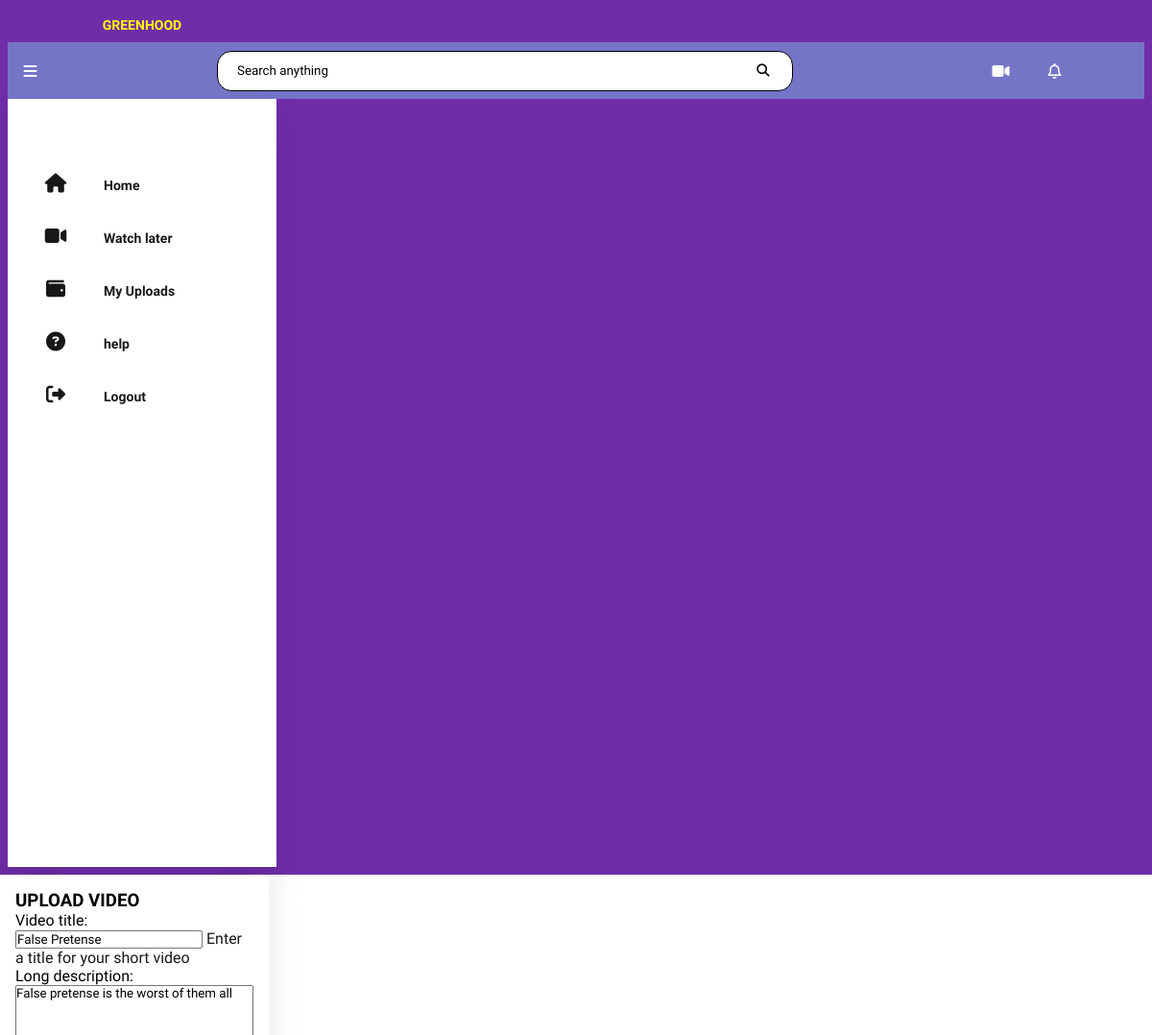
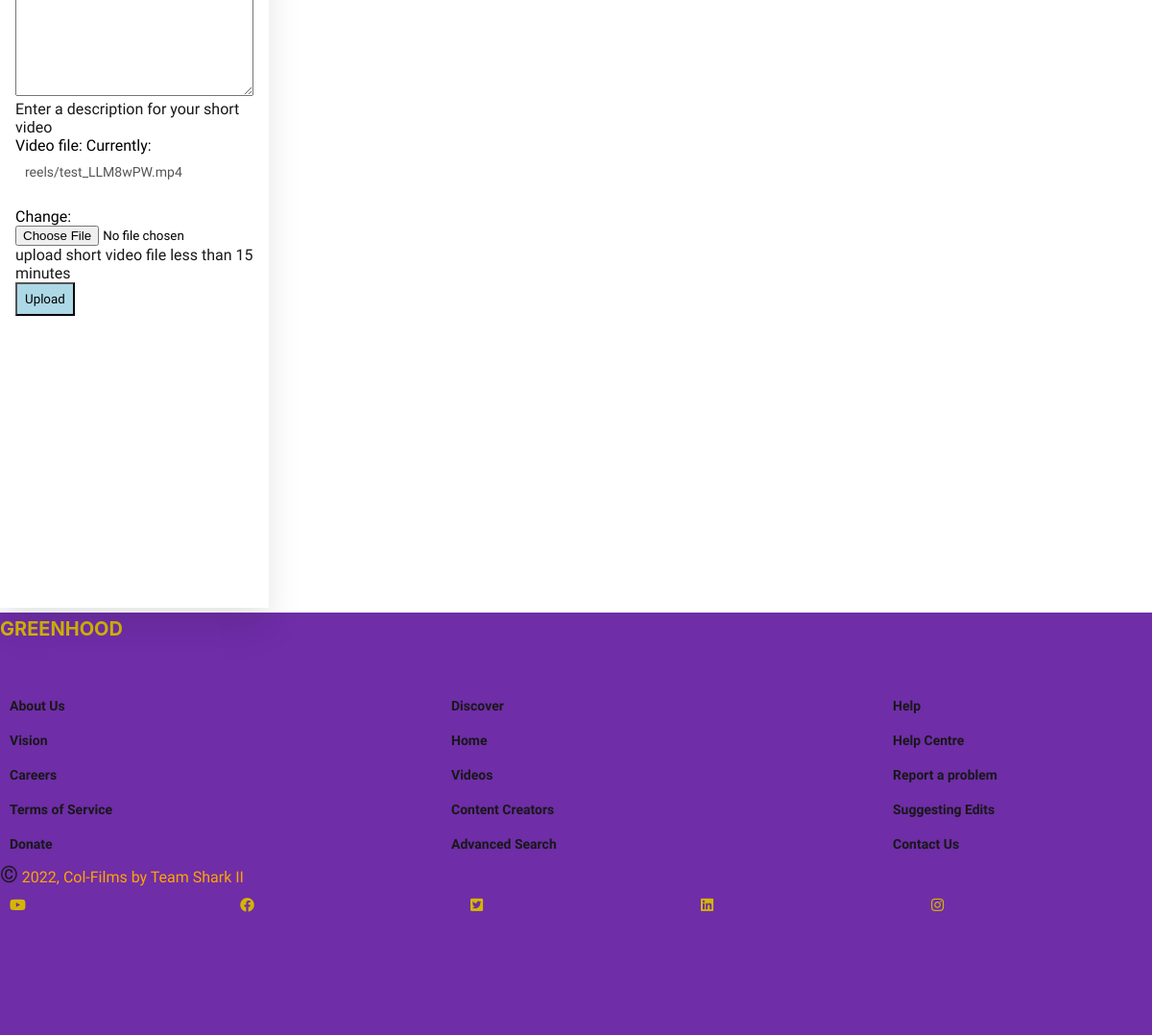
The page /updateupload/12 (signed in) on the database its author committed (2 pictures, top to bottom).
### core/models.py (models this page shows, shortened)
class Reel(models.Model):
    uploader = models.ForeignKey(
        settings.AUTH_USER_MODEL, blank=True, verbose_name=_("uploaded by"),
        on_delete=models.CASCADE
    )
    title = models.CharField(
        _("video title"), max_length=255,
        help_text=_("Enter a title for your short video")
    )
    description = models.TextField(
        _("long description"),
        help_text=_("Enter a description for your short video")
    )
    category = models.ForeignKey(
        Category, on_delete=models.CASCADE,
verbose_name=_("video category"), null=True,
        help_text=_("choose a category for your short video")
    )
    cover_thumbnail = models.FileField(
        _("video cover"), upload_to="reels/cover", help_text=_("cover image"),
        null=True, blank=True, validators=[
            FileExtensionValidator(allowed_extensions=['jpg', 'jpeg', 'png'])
        ]
    )
    video = models.FileField(
        _("video file"), upload_to='reels', max_length=100,
        help_text=_("upload short video file less than 15 minutes"),
        validators=[FileExtensionValidator(allowed_extensions=[
            'MOV', 'avi', 'mp4', 'webm', 'mkv'
        ])]
    )
    published = models.BooleanField(
        _("published status"), default=False,
        help_text=_("Designates whether video has been published."),
    )
    date_posted = models.DateTimeField(
        _("date uploaded"), default=timezone.now,
        help_text="date video was uploaded"
    )
    class Meta:
        ordering = ['-date_posted', 'title']

### core/views.py (the view, shortened to what this page needs)
# urls.py: path('updateupload/<int:pk>', views.UpdateUpload.as_view(), name ='updateupload'),
class UpdateUpload(LoginRequiredMixin,  UpdateView):
    model = Reel
    fields = ['title', 'description', 'video']
    template_name = 'upload.html'
    redirect_authenticated_user = True

### core/templates/upload.html (shortened to what this page needs)
<!DOCTYPE html>
<html lang="en">
<head>
    <link rel="stylesheet" href="https://cdnjs.cloudflare.com/ajax/libs/font-awesome/6.2.1/css/all.min.css"
 />
    <link rel="stylesheet" href="up.css">
</head>
<body>
  <header style="background: #6f2da8; padding: 0.5em;">
  <h1 style="text-align: center; color: yellow;"><a style='color: yellow;' href="{% url 'index' %}">GREENHOOD</a></h1>
    <div class="container">
        <nav>
            <i class="fa fa-bars menu" aria-hidden="true"></i>
            <div class="search-bar">
                <input type="text" placeholder="Search anything" name="Q" class="search-txt">
                <button type="submit"><i class="fa fa-search" aria-hidden="true"></i></button>
            </div>
            <div class="profile">
                <i class="fa fa-video-camera alarm" aria-hidden="true"></i>
                <i class="fa-regular fa-bell"></i>
            </div>
        </nav>
    </div>
    <div class="container">
        <section>
            <ul>
                <li><a href="{% url 'index' %}"><i class="fas fa-home"></i>
                        <span class="nav-item">Home</span></i>
                    </a>
                </li>
                <li><a href="{% url 'dash' %}"><i class="fas fa fa-video-camera" aria-hidden="true"></i>
                        <span class="nav-item">Watch later</span>
                    </a>
                </li>
                <li><a href="{% url 'myvideos' %}"><i class="fas fa-wallet"></i>
                        <span class="nav-item">My Uploads</span>
                    </a>
                </li>
                <li><a href=""><i class="fas fa-question-circle"></i>
                        <span class="nav-item">help</span>
                    </a>
                </li>
                <li><a href="{% url 'logout' %}" class="logout"><i class="fas fa-sign-out-alt"></i>
                        <span class="nav-item">Logout</span>
                    </a>
                </li>
            </ul>
        </section>
      </header>
<section style="padding: 1em;">
                <h3>
                    UPLOAD VIDEO
                </h3>
                <form method="post" enctype ="multipart/form-data">
                 {{form.as_p}}
                 <button type='submit' style="padding: 0.6em; background: lightblue; color: black;"> Upload</button>
             </form>
            </section>
           </body>
 <footer style="background-color: #6f2da8;">
    <div class="logo">GREENHOOD</div>
    <div class="column_container">
      <div class="column">
        <ul>
          <li><a href="">About Us</a></li>
          <li><a href="">Vision</a></li>
          <li><a href="">Careers</a></li>
          <li><a href="">Terms of Service</a></li>
          <li><a href="">Donate</a></li>
        </ul>
      </div>
      <div class="column">
        <ul>
          <li><a href="">Discover</a></li>
          <li><a href="">Home</a></li>
          <li><a href="">Videos</a></li>
          <li><a href="">Content Creators</a></li>
          <li><a href="">Advanced Search</a></li>
        </ul>
      </div>
      <div class="column">
        <ul>
          <li><a href="">Help</a></li>
          <li><a href="">Help Centre</a></li>
          <li><a href="">Report a problem</a></li>
          <li><a href="">Suggesting Edits</a></li>
          <li><a href="">Contact Us</a></li>
        </ul>
      </div>
    </div>
    <div class="copyright_and_brand_icons">
      <div class="copyright">
        <span>&copy</span> 2022, Col-Films by Team Shark II
      </div>
      <div class="brand_icons">
        <a href="#"><i class="fa-brands fa-youtube"></i></a>
        <a href="#"><i class="fa-brands fa-facebook"></i></a>
        <a href="#"><i class="fa-brands fa-square-twitter"></i></i></a>
        <a href="#"><i class="fa-brands fa-linkedin"></i></a>
        <a href="#"><i class="fa-brands fa-instagram"></i></i></a>
      </div>
    </div>
</footer>
</html>

### core/templates/up.css (style rules this page uses)
* { margin: 0; padding: 0; box-sizing: border-box; font-family: "Kumbh Sans", sans-serif; max-width: 100%; }
:root { --primary-color: #000072; --primary-color-2: #2121a8; --primary-color-3: #7575c7; --secondary-color: #e1c202; --secondary-color-2: #eedc6e; --secondary-color-3: #efe6ae; --tertiary-color: #a1bcc7; --tertiary-color-2: #181818; --tertiary-color-3: #858585; --tertiary-color-4: #b8b8b8; --background: #ffffff; --logo-color: #d4b600; }
nav { width: 100%; margin: 0px 0px; display: flex; justify-content: space-between; align-items: center; padding: 0.1rem; background: var(--primary-color-3); }
nav .menu { margin-left: 15px; }
.profile { display: flex; align-items: center; margin-right: 15px; }
.profile i, .menu { color: var(--background); }
.alarm, .fa-regular { margin: 20px; }
span { color: var(--tertiary-color-2); }
.search-bar { display: flex; border: 1px solid; justify-content: space-between; width: 600px; border-radius: 15px; padding: 10px 20px; background: var(--background); }
::placeholder { color: #000; }
.search-bar .search-txt { border: none; background: none; outline: none; }
.search-bar button { background: transparent; color: #000; border: 0; width: 20px; height: 20px; border-radius: 50%; cursor: pointer; }
.container { display: flex; }
section { position: relative; top: 0; bottom: 0; left: 0; height: 100vh; background: #fff; width: 280px; overflow: hidden; box-shadow: 0px 20px 35px rgba(0, 0, 0, 0.1); }
a { position: relative; color: rgb(85, 85, 83); font-size: 14px; display: table; width: 280px; padding: 10px; text-decoration: none; }
section .fas { position: relative; width: 80px; height: 25px; top: 18px; font-size: 20px; text-align: center; }
section ul li { margin-bottom: 10px; }
.nav-item { position: relative; top: 18px; margin-left: 10px; }
.logout { position: absolute; }
footer { bottom: 0; margin-top: 5px; padding-top: 5px; background: var(--primary-color-3); height: 55vh; overflow: fixed; }
footer .logo { font-family: "Inter", sans-serif; color: var(--logo-color); font-size: 20px; font-weight: 700; }
.column_container { width: 100%; display: flex; flex-direction: row; justify-content: space-between; align-items: center; margin: auto; position: relative; bottom: 0; }
ul { margin-top: 50px; }
li { list-style: none; }
li:nth-child(1) { font-size: 20px; font-weight: 700; }
li a:nth-child(1) { font-weight: 700; }
li a { text-decoration: none; color: var(--tertiary-color-2); font-weight: 400; }
.copyright { color: orange; }
.copyright span { font-size: 24px; }
.brand_icons { display: flex; }
.brand_icons i { color: var(--logo-color); font-size: 15px; }

### core/templates/upload.html (style rules this page uses)
footer { bottom: 0; margin-top: 5px; padding-top: 5px; background: var(--primary-color-3); height: 55vh; overflow: fixed; }
footer .logo { font-family: "Inter", sans-serif; color: var(--logo-color); font-size: 20px; font-weight: 700; }
.column_container { width: 100%; display: flex; flex-direction: row; justify-content: space-between; align-items: center; margin: auto; position: relative; bottom: 0; }
ul { margin-top: 50px; }
li { list-style: none; }
li:nth-child(1) { font-size: 20px; font-weight: 700; }
li a:nth-child(1) { font-weight: 700; }
li a { text-decoration: none; color: var(--tertiary-color-2); font-weight: 400; }
.copyright { color: orange; }
.copyright span { font-size: 24px; }
.brand_icons { display: flex; }
.brand_icons i { color: var(--logo-color); font-size: 15px; }

### rows shown on the page
Reel: title "False Pretense", description "False pretense is the worst of them all"
